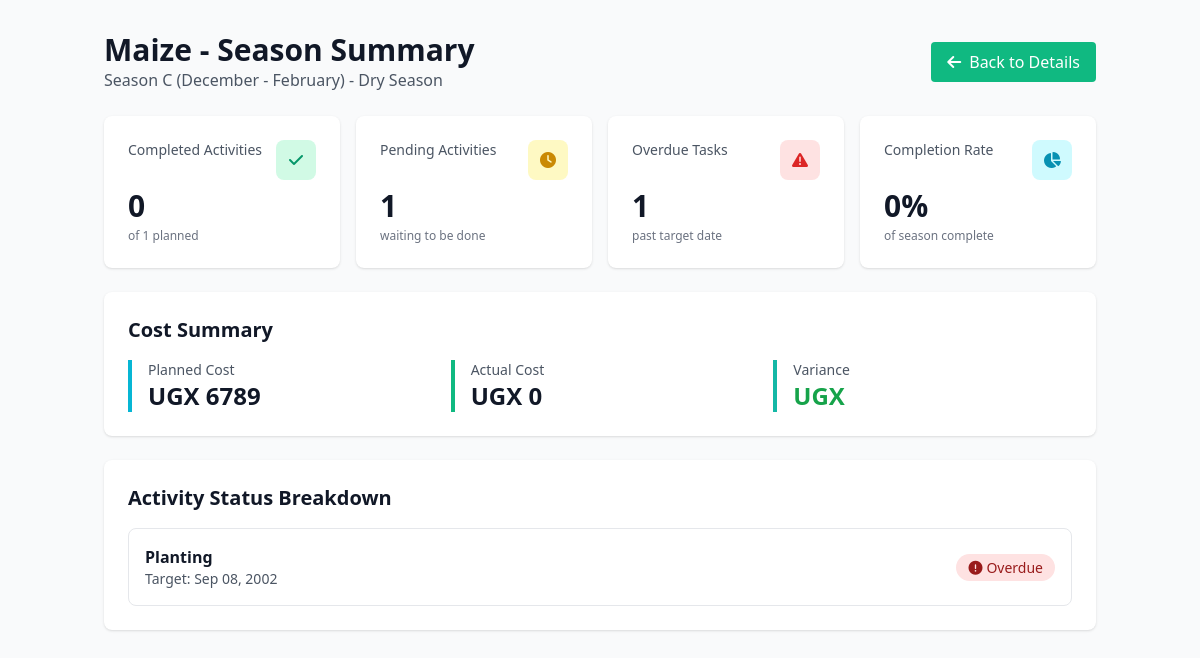
/seasonplans/1/summary/, run on the app's committed database.
### farmcore/models.py (models this page shows, shortened)
class SeasonPlan(models.Model):
    SEASON_CHOICES = [
        ('season_a', 'Season A (March - July) - Long Rains'),
        ('season_b', 'Season B (August - November) - Short Rains'),
        ('season_c', 'Season C (December - February) - Dry Season'),
    ]
    STATUS_CHOICES = [
        ('is_active', 'Is Active'),
        ('completed', 'Completed'),
        ('planned', 'Planned'),
    ]
    farm = models.ForeignKey(Farm, on_delete=models.CASCADE)
    crop_name = models.CharField(max_length=100)
    season_name = models.CharField(max_length=100, choices=SEASON_CHOICES)
    status = models.CharField(max_length=20, choices=STATUS_CHOICES, default='planned')
    start_date = models.DateField(null=True, blank=True)

class PlannedActivity(models.Model):
    ACTIVITY_CHOICES = [
        ('land_preparation', 'Land Preparation'),
        ('planting', 'Planting'),
        ('weeding', 'Weeding'),
        ('spraying', 'Spraying'),
        ('harvesting', 'Harvesting'),
    ]
    season_plan = models.ForeignKey(SeasonPlan, on_delete=models.CASCADE)
    activity_type = models.CharField(max_length=100, choices=ACTIVITY_CHOICES)
    target_date = models.DateField()
    estimated_cost_ugx = models.FloatField(null=True, blank=True)

### farmcore/views.py (the view)
# urls.py: path("seasonplans/<int:pk>/summary/", views.seasonplan_summary, name="seasonplan_summary"),
def seasonplan_summary(request, pk):
    from django.utils import timezone
    plan = SeasonPlan.objects.get(id=pk)
    planned_activities = PlannedActivity.objects.filter(season_plan=plan)
    actual_activities = ActualActivity.objects.filter(season_plan=plan)
    today = timezone.now().date()
    overdue_tasks = planned_activities.filter(
        target_date__lt=today,
        actual_activities__isnull=True
    ).count()
    planned_cost = sum(float(a.estimated_cost_ugx or 0) for a in planned_activities)
    actual_cost = sum(float(a.actual_cost_ugx or 0) for a in actual_activities)
    completed_count = actual_activities.count()
    pending_count = planned_activities.count() - completed_count
    total_planned = planned_activities.count()
    completion_rate = (completed_count * 100 // total_planned) if total_planned > 0 else 0
    context = {
        'plan': plan,
        'planned_activities': planned_activities,
        'actual_activities': actual_activities,
        'overdue_tasks': overdue_tasks,
        'planned_cost': planned_cost,
        'actual_cost': actual_cost,
        'completed_count': completed_count,
        'pending_count': pending_count,
        'completion_rate': completion_rate,
        'today': today,
    }
    return render(request, 'seasonplan_summary.html', context)

### farmcore/templates/seasonplan_summary.html (shortened to what this page needs)
<!DOCTYPE html>
<html lang="en">
<head>
    <link rel="stylesheet" href="https://cdnjs.cloudflare.com/ajax/libs/font-awesome/6.0.0/css/all.min.css">
    <script src="https://cdn.tailwindcss.com"></script>
</head>
<body class="bg-gray-50">
    <div class="container mx-auto px-4 py-8">
        <div class="flex justify-between items-center mb-6">
            <div>
                <h1 class="text-3xl font-bold text-gray-900">{{ plan.crop_name }} - Season Summary</h1>
                <p class="text-gray-600">{{ plan.get_season_name_display }}</p>
            </div>
            <div class="flex gap-4">
                <a href="{% url 'seasonplan_detail' plan.id %}" class="bg-emerald-500 text-white px-4 py-2 rounded hover:bg-emerald-600">
                    <i class="fas fa-arrow-left mr-2"></i>Back to Details
                </a>
            </div>
        </div>
        <div class="grid grid-cols-2 md:grid-cols-4 gap-4 mb-6">
            <div class="bg-white rounded-lg shadow p-6">
                <div class="flex justify-between items-start mb-2">
                    <p class="text-gray-600 text-sm font-medium">Completed Activities</p>
                    <div class="w-10 h-10 bg-emerald-100 rounded-lg flex items-center justify-center">
                        <i class="fas fa-check text-emerald-600"></i>
                    </div>
                </div>
                <p class="text-3xl font-bold text-gray-900">{{ completed_count }}</p>
                <p class="text-xs text-gray-500 mt-1">of {{ planned_activities.count }} planned</p>
            </div>
            <div class="bg-white rounded-lg shadow p-6">
                <div class="flex justify-between items-start mb-2">
                    <p class="text-gray-600 text-sm font-medium">Pending Activities</p>
                    <div class="w-10 h-10 bg-yellow-100 rounded-lg flex items-center justify-center">
                        <i class="fas fa-clock text-yellow-600"></i>
                    </div>
                </div>
                <p class="text-3xl font-bold text-gray-900">{{ pending_count }}</p>
                <p class="text-xs text-gray-500 mt-1">waiting to be done</p>
            </div>
            <div class="bg-white rounded-lg shadow p-6">
                <div class="flex justify-between items-start mb-2">
                    <p class="text-gray-600 text-sm font-medium">Overdue Tasks</p>
                    <div class="w-10 h-10 bg-red-100 rounded-lg flex items-center justify-center">
                        <i class="fas fa-exclamation-triangle text-red-600"></i>
                    </div>
                </div>
                <p class="text-3xl font-bold text-gray-900">{{ overdue_tasks }}</p>
                <p class="text-xs text-gray-500 mt-1">past target date</p>
            </div>
            <div class="bg-white rounded-lg shadow p-6">
                <div class="flex justify-between items-start mb-2">
                    <p class="text-gray-600 text-sm font-medium">Completion Rate</p>
                    <div class="w-10 h-10 bg-cyan-100 rounded-lg flex items-center justify-center">
                        <i class="fas fa-chart-pie text-cyan-600"></i>
                    </div>
                </div>
                <p class="text-3xl font-bold text-gray-900">{{ completion_rate }}%</p>
                <p class="text-xs text-gray-500 mt-1">of season complete</p>
            </div>
        </div>
        <div class="bg-white rounded-lg shadow p-6 mb-6">
            <h2 class="text-xl font-bold text-gray-900 mb-4">Cost Summary</h2>
            <div class="grid grid-cols-1 md:grid-cols-3 gap-6">
                <div class="border-l-4 border-cyan-500 pl-4">
                    <p class="text-gray-600 text-sm">Planned Cost</p>
                    <p class="text-2xl font-bold text-gray-900">UGX {{ planned_cost|floatformat:0 }}</p>
                </div>
                <div class="border-l-4 border-emerald-500 pl-4">
                    <p class="text-gray-600 text-sm">Actual Cost</p>
                    <p class="text-2xl font-bold text-gray-900">UGX {{ actual_cost|floatformat:0 }}</p>
                </div>
                <div class="border-l-4 border-teal-500 pl-4">
                    <p class="text-gray-600 text-sm">Variance</p>
                    <p class="text-2xl font-bold {% if actual_cost > planned_cost %}text-red-600{% else %}text-green-600{% endif %}">
                        UGX {{ actual_cost|add:"-"|add:planned_cost|floatformat:0 }}
                    </p>
                </div>
            </div>
        </div>
        <div class="bg-white rounded-lg shadow p-6">
            <h2 class="text-xl font-bold text-gray-900 mb-4">Activity Status Breakdown</h2>
            <div class="space-y-4">
                {% for activity in planned_activities %}
                <div class="flex items-center justify-between p-4 border rounded-lg">
                    <div class="flex-1">
                        <p class="font-semibold text-gray-900">{{ activity.get_activity_type_display }}</p>
                        <p class="text-sm text-gray-600">Target: {{ activity.target_date|date:"M d, Y" }}</p>
                    </div>
                    <div class="text-right">
                        {% if activity.actual_activities.exists %}
                            <span class="px-3 py-1 bg-emerald-100 text-emerald-800 rounded-full text-sm font-medium">
                                <i class="fas fa-check mr-1"></i>Completed
                            </span>
                            <p class="text-xs text-gray-600 mt-1">
                                {{ activity.actual_activities.first.actual_date|date:"M d, Y" }}
                            </p>
                        {% else %}
                            {% if activity.target_date < today %}
                                <span class="px-3 py-1 bg-red-100 text-red-800 rounded-full text-sm font-medium">
                                    <i class="fas fa-exclamation-circle mr-1"></i>Overdue
                                </span>
                            {% else %}
                                <span class="px-3 py-1 bg-yellow-100 text-yellow-800 rounded-full text-sm font-medium">
                                    <i class="fas fa-clock mr-1"></i>Pending
                                </span>
                            {% endif %}
                        {% endif %}
                    </div>
                </div>
                {% endfor %}
            </div>
        </div>
    </div>
</body>
</html>

### data on the page
SeasonPlan: crop_name "Maize", season_name "Season C (December - February) - Dry Season"
PlannedActivity: activity_type "Planting", target_date "Sep 08, 2002", shows "Overdue"

### other printed values
{{ completed_count }} "0"
{{ planned_activities.count }} "1"
{{ pending_count }} "1"
{{ overdue_tasks }} "1"
{{ completion_rate }} "0"
{{ planned_cost|floatformat:0 }} "6789"
{{ actual_cost|floatformat:0 }} "0"
